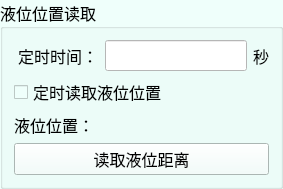
               <widget class="QGroupBox" name="yeweigroup">
                <property name="palette">
                 <palette>
                  <active>
                   <colorrole role="Button">
                    <brush brushstyle="SolidPattern">
                     <color alpha="255">
                      <red>239</red>
                      <green>255</green>
                      <blue>251</blue>
                     </color>
                    </brush>
                   </colorrole>
                   <colorrole role="Base">
                    <brush brushstyle="SolidPattern">
                     <color alpha="255">
                      <red>239</red>
                      <green>255</green>
                      <blue>251</blue>
                     </color>
                    </brush>
                   </colorrole>
                   <colorrole role="Window">
                    <brush brushstyle="SolidPattern">
                     <color alpha="255">
                      <red>239</red>
                      <green>255</green>
                      <blue>251</blue>
                     </color>
                    </brush>
                   </colorrole>
                  </active>
                  <inactive>
                   <colorrole role="Button">
                    <brush brushstyle="SolidPattern">
                     <color alpha="255">
                      <red>239</red>
                      <green>255</green>
                      <blue>251</blue>
                     </color>
                    </brush>
                   </colorrole>
                   <colorrole role="Base">
                    <brush brushstyle="SolidPattern">
                     <color alpha="255">
                      <red>239</red>
                      <green>255</green>
                      <blue>251</blue>
                     </color>
                    </brush>
                   </colorrole>
                   <colorrole role="Window">
                    <brush brushstyle="SolidPattern">
                     <color alpha="255">
                      <red>239</red>
                      <green>255</green>
                      <blue>251</blue>
                     </color>
                    </brush>
                   </colorrole>
                  </inactive>
                  <disabled>
                   <colorrole role="Button">
                    <brush brushstyle="SolidPattern">
                     <color alpha="255">
                      <red>239</red>
                      <green>255</green>
                      <blue>251</blue>
                     </color>
                    </brush>
                   </colorrole>
                   <colorrole role="Base">
                    <brush brushstyle="SolidPattern">
                     <color alpha="255">
                      <red>239</red>
                      <green>255</green>
                      <blue>251</blue>
                     </color>
                    </brush>
                   </colorrole>
                   <colorrole role="Window">
                    <brush brushstyle="SolidPattern">
                     <color alpha="255">
                      <red>239</red>
                      <green>255</green>
                      <blue>251</blue>
                     </color>
                    </brush>
                   </colorrole>
                  </disabled>
                 </palette>
                </property>
                <property name="font">
                 <font>
                  <family>新宋体</family>
                  <pointsize>12</pointsize>
                 </font>
                </property>
                <property name="title">
                 <string>液位位置读取 </string>
                </property>
                <layout class="QVBoxLayout" name="verticalLayout_9" stretch="0,1,1,2">
                 <item>
                  <layout class="QHBoxLayout" name="horizontalLayout_17" stretch="0,3,0">
                   <item>
                    <widget class="QLabel" name="label_74">
                     <property name="font">
                      <font>
                       <family>AcadEref</family>
                       <pointsize>12</pointsize>
                      </font>
                     </property>
                     <property name="text">
                      <string> 定时时间：</string>
                     </property>
                    </widget>
                   </item>
                   <item>
                    <widget class="QLineEdit" name="lineEdit_priod_readLuid">
                     <property name="font">
                      <font>
                       <family>AcadEref</family>
                       <pointsize>12</pointsize>
                      </font>
                     </property>
                     <property name="styleSheet">
                      <string notr="true">background-color: rgb(255, 255, 255);</string>
                     </property>
                     <property name="alignment">
                      <set>Qt::AlignCenter</set>
                     </property>
                    </widget>
                   </item>
                   <item>
                    <widget class="QLabel" name="label_73">
                     <property name="font">
                      <font>
                       <family>AcadEref</family>
                       <pointsize>12</pointsize>
                      </font>
                     </property>
                     <property name="text">
                      <string>秒</string>
                     </property>
                    </widget>
                   </item>
                  </layout>
                 </item>
                 <item>
                  <widget class="QCheckBox" name="checkBox_priodreadliquitpos">
                   <property name="font">
                    <font>
                     <family>AcadEref</family>
                     <pointsize>12</pointsize>
                    </font>
                   </property>
                   <property name="text">
                    <string>定时读取液位位置</string>
                   </property>
                  </widget>
                 </item>
                 <item>
                  <widget class="QLabel" name="label_liquid_sensor">
                   <property name="font">
                    <font>
                     <family>新宋体</family>
                     <pointsize>12</pointsize>
                    </font>
                   </property>
                   <property name="text">
                    <string>液位位置：</string>
                   </property>
                  </widget>
                 </item>
                 <item>
                  <widget class="QPushButton" name="btn_get_liquid_sensor">
                   <property name="font">
                    <font>
                     <family>AcadEref</family>
                     <pointsize>12</pointsize>
                    </font>
                   </property>
                   <property name="text">
                    <string>读取液位距离</string>
                   </property>
                  </widget>
                 </item>
                </layout>
               </widget>
